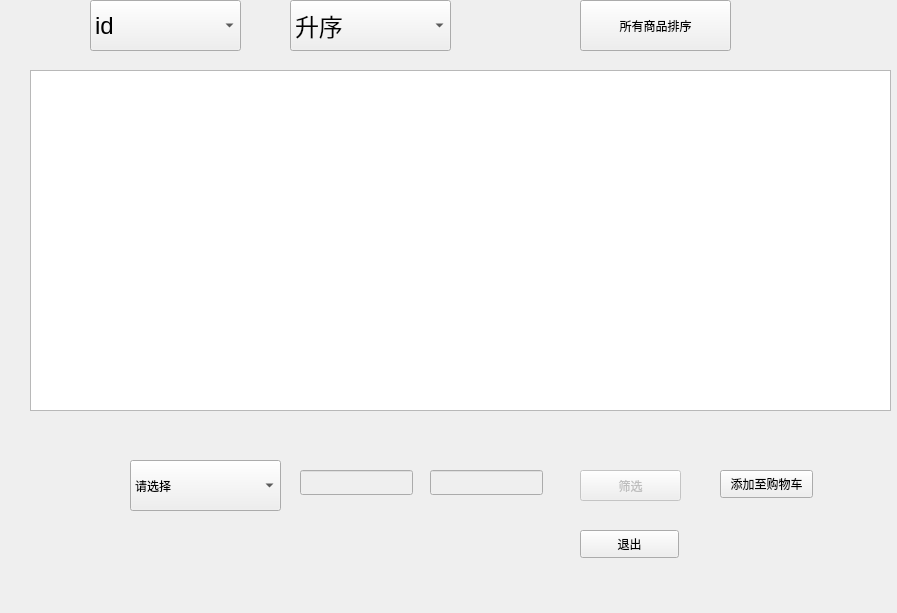
<?xml version="1.0" encoding="UTF-8"?>
<ui version="4.0">
 <class>searchgoodsDialog</class>
 <widget class="QDialog" name="searchgoodsDialog">
  <property name="geometry">
   <rect>
    <x>0</x>
    <y>0</y>
    <width>897</width>
    <height>613</height>
   </rect>
  </property>
  <property name="windowTitle">
   <string>Dialog</string>
  </property>
  <widget class="QComboBox" name="valuecomboBox">
   <property name="geometry">
    <rect>
     <x>90</x>
     <y>0</y>
     <width>151</width>
     <height>51</height>
    </rect>
   </property>
   <property name="font">
    <font>
     <pointsize>18</pointsize>
    </font>
   </property>
   <item>
    <property name="text">
     <string>id</string>
    </property>
   </item>
   <item>
    <property name="text">
     <string>name</string>
    </property>
   </item>
   <item>
    <property name="text">
     <string>price</string>
    </property>
   </item>
  </widget>
  <widget class="QComboBox" name="conditioncomboBox">
   <property name="geometry">
    <rect>
     <x>290</x>
     <y>0</y>
     <width>161</width>
     <height>51</height>
    </rect>
   </property>
   <property name="font">
    <font>
     <pointsize>18</pointsize>
    </font>
   </property>
   <item>
    <property name="text">
     <string>升序</string>
    </property>
   </item>
   <item>
    <property name="text">
     <string>降序</string>
    </property>
   </item>
  </widget>
  <widget class="QPushButton" name="searchButton">
   <property name="enabled">
    <bool>false</bool>
   </property>
   <property name="geometry">
    <rect>
     <x>580</x>
     <y>470</y>
     <width>101</width>
     <height>31</height>
    </rect>
   </property>
   <property name="text">
    <string>筛选</string>
   </property>
  </widget>
  <widget class="QTableView" name="tableView">
   <property name="geometry">
    <rect>
     <x>30</x>
     <y>70</y>
     <width>861</width>
     <height>341</height>
    </rect>
   </property>
  </widget>
  <widget class="QLabel" name="label">
   <property name="geometry">
    <rect>
     <x>310</x>
     <y>430</y>
     <width>81</width>
     <height>18</height>
    </rect>
   </property>
   <property name="text">
    <string/>
   </property>
  </widget>
  <widget class="QLabel" name="label_2">
   <property name="geometry">
    <rect>
     <x>450</x>
     <y>430</y>
     <width>81</width>
     <height>18</height>
    </rect>
   </property>
   <property name="text">
    <string/>
   </property>
  </widget>
  <widget class="QPushButton" name="sortButton">
   <property name="geometry">
    <rect>
     <x>580</x>
     <y>0</y>
     <width>151</width>
     <height>51</height>
    </rect>
   </property>
   <property name="text">
    <string>所有商品排序</string>
   </property>
  </widget>
  <widget class="QComboBox" name="searchcomboBox">
   <property name="geometry">
    <rect>
     <x>130</x>
     <y>460</y>
     <width>151</width>
     <height>51</height>
    </rect>
   </property>
   <item>
    <property name="text">
     <string>请选择</string>
    </property>
   </item>
   <item>
    <property name="text">
     <string>name</string>
    </property>
   </item>
   <item>
    <property name="text">
     <string>type</string>
    </property>
   </item>
   <item>
    <property name="text">
     <string>storename</string>
    </property>
   </item>
   <item>
    <property name="text">
     <string>price</string>
    </property>
   </item>
  </widget>
  <widget class="QLineEdit" name="lineEdit">
   <property name="enabled">
    <bool>false</bool>
   </property>
   <property name="geometry">
    <rect>
     <x>300</x>
     <y>470</y>
     <width>113</width>
     <height>25</height>
    </rect>
   </property>
  </widget>
  <widget class="QLineEdit" name="lineEdit_2">
   <property name="enabled">
    <bool>false</bool>
   </property>
   <property name="geometry">
    <rect>
     <x>430</x>
     <y>470</y>
     <width>113</width>
     <height>25</height>
    </rect>
   </property>
  </widget>
  <widget class="QPushButton" name="cancelButton">
   <property name="geometry">
    <rect>
     <x>580</x>
     <y>530</y>
     <width>99</width>
     <height>28</height>
    </rect>
   </property>
   <property name="text">
    <string>退出</string>
   </property>
  </widget>
  <widget class="QPushButton" name="addtocartButton">
   <property name="geometry">
    <rect>
     <x>720</x>
     <y>470</y>
     <width>93</width>
     <height>28</height>
    </rect>
   </property>
   <property name="text">
    <string>添加至购物车</string>
   </property>
  </widget>
 </widget>
 <resources/>
 <connections/>
</ui>
